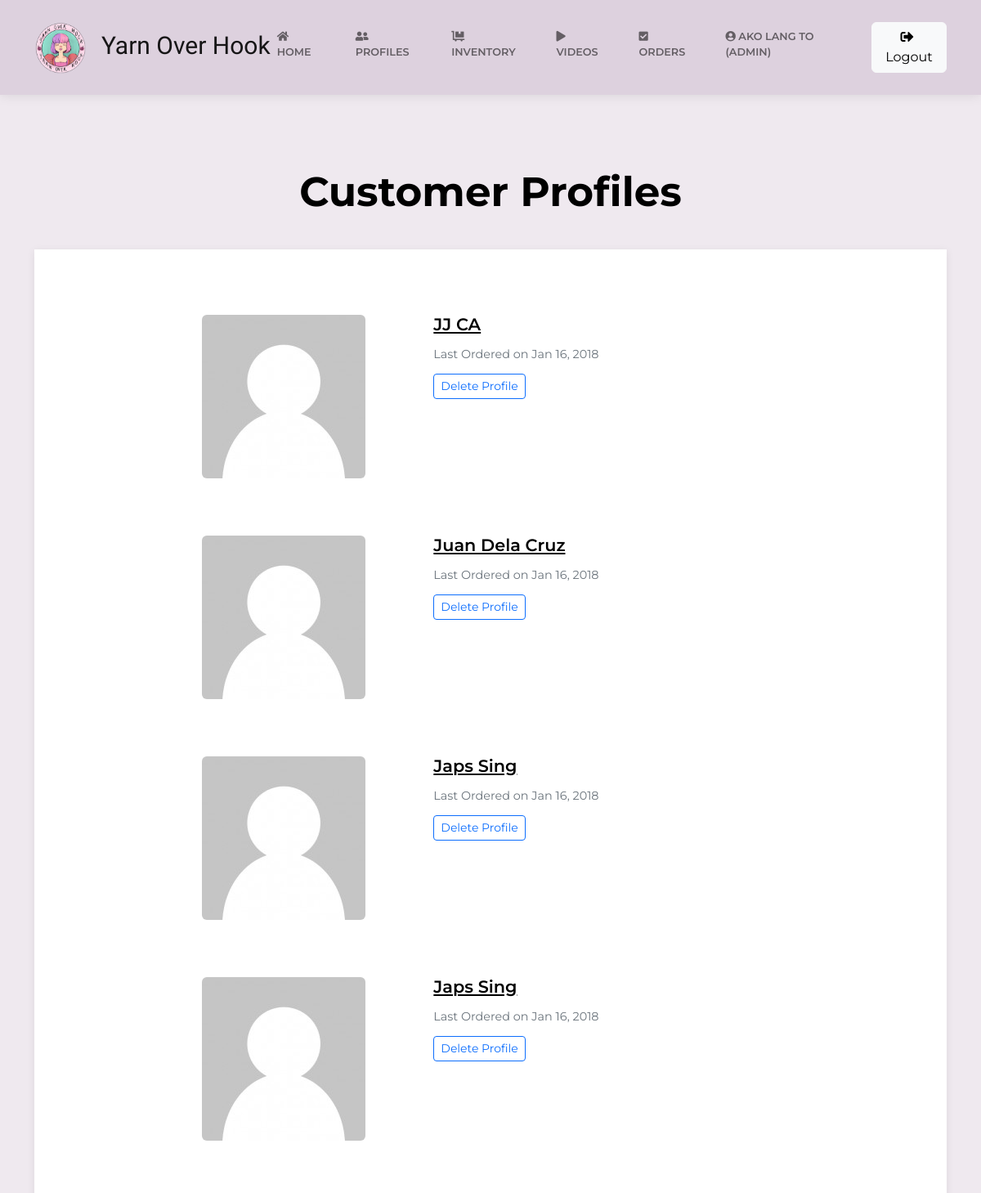
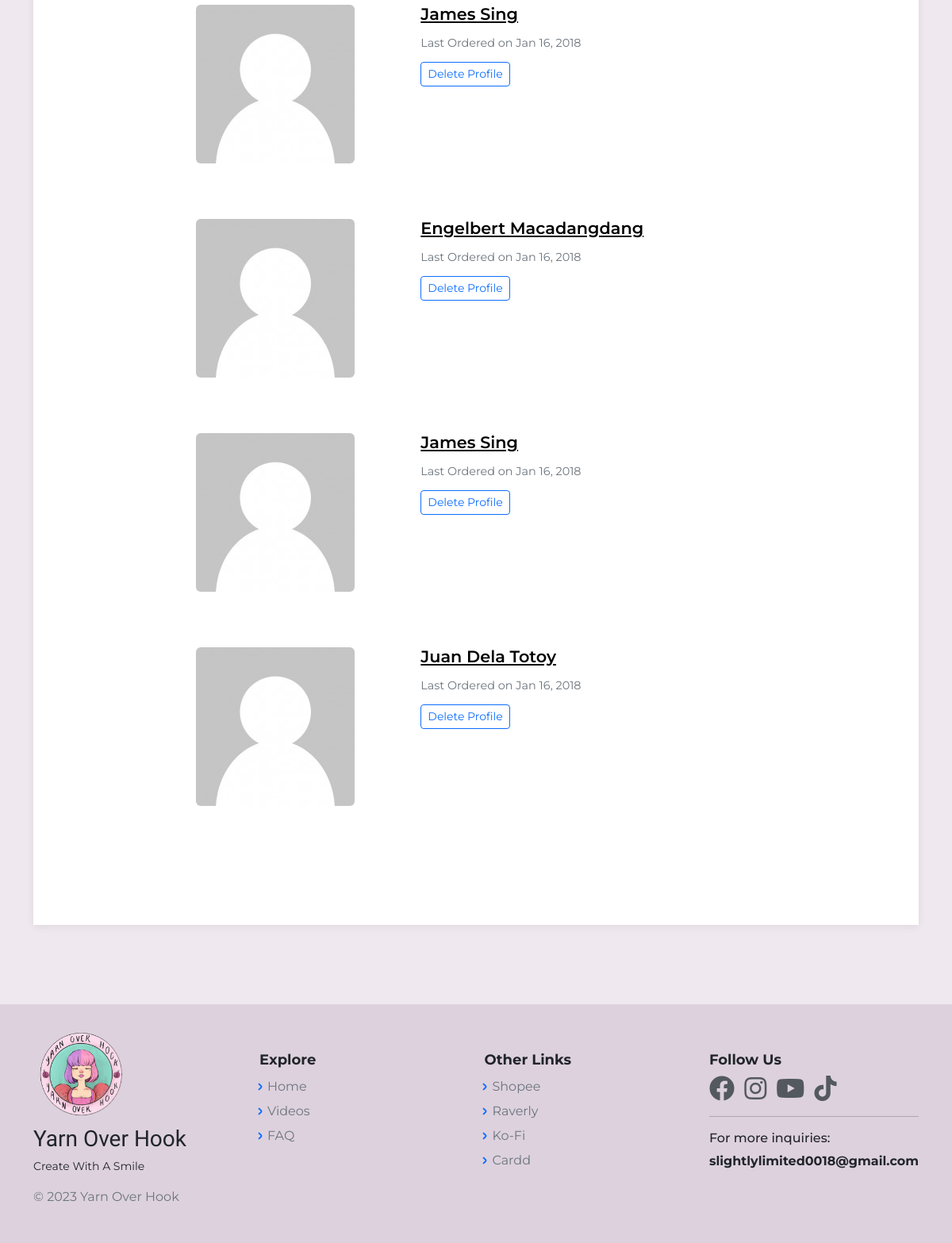
The page /CustomerProfileListAdmin.php (signed in) on the database its author committed (2 pictures, top to bottom).
### tables this page shows
CREATE TABLE `cust_profile` (
  `id` bigint(20) NOT NULL,
  `c_id` bigint(12) NOT NULL,
  `c_name` varchar(60) NOT NULL,
  `email` varchar(60) NOT NULL,
  `region` varchar(60) NOT NULL,
  `city` varchar(60) NOT NULL,
  `street` varchar(60) NOT NULL,
  `building` varchar(60) NOT NULL,
  `phone_no` varchar(20) NOT NULL,
  `zip_code` int(12) NOT NULL,
  `unit_no` int(11) NOT NULL,
  `date` timestamp NOT NULL DEFAULT current_timestamp() ON UPDATE current_timestamp(),
  `address` varchar(150) NOT NULL
);

### CustomerProfileListAdmin.php (the view, shortened to what this page needs)
<?php
    include("includes/dbh.inc.php");
    require 'layouts/Header.php';
    $sql = "SELECT * FROM cust_profile ORDER BY id";
	$result = mysqli_query($con, $sql);
	$profiles = mysqli_fetch_all($result, MYSQLI_ASSOC);
?>
<body class="d-flex flex-column min-vh-100">
<?php require 'layouts/nav.php';?>
    <main class="page blog-post-list">
        <section class="clean-block clean-blog-list dark" style="background-color:#efe9ef;">
        <div class="container">
                <div class="block-heading">
                    <h2 style="margin:40px; color: black;font-size: 50px;font-weight: bold;"">Customer Profiles</h2>
                </div>
                <div class="block-content">
                <?php foreach($profiles as $profile): ?>
                    <div class="clean-blog-post">
                        <div class="row">
                            <div class="col-lg-5">
                                <img class="rounded img-fluid" src="assets/img/avatars/nopic1.jpg" style="margin-left:125px;">
                            </div>
                            <div class="col-lg-7">
                                <h3><a href="ProfileAccntViewAdmin.php?id=<?php echo $profile['id']; ?>" style="color:black;"><?php echo $profile['c_name']; ?></a></h3>
                                <div class="info">
                                    <span class="text-muted">Last Ordered on Jan 16, 2018&nbsp;</span>
                                </div>
                                <button class="btn btn-outline-primary btn-sm" type="button">Delete Profile</button>
                            </div>
                        </div>
                    </div>
                <?php endforeach; ?>
                </div>
            </div>
        </section>
    </main>
<?php require 'layouts/Footer.php';?>

### assets/css/main.css (style rules this page uses)
body { background-color: #efe9ef !important; padding-top: 85px; }
.container { animation: transitionInContainer 0.50s; }

### rows shown on the page
cust_profile: c_name "JJ CA"
cust_profile: c_name "Juan Dela Cruz"
cust_profile: c_name "Japs Sing"
cust_profile: c_name "Japs Sing"
cust_profile: c_name "James Sing"
cust_profile: c_name "Engelbert Macadangdang"
cust_profile: c_name "James Sing"
cust_profile: c_name "Juan Dela Totoy"

### other values the page prints
$_SESSION['cust_name'] "AKO LANG TO"
$_SESSION['user_rank'] "ADMIN"
